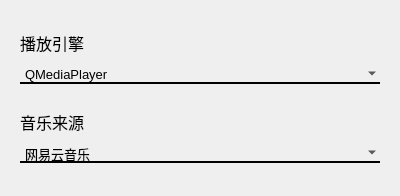
<?xml version="1.0" encoding="UTF-8"?>
<ui version="4.0">
 <class>Settings</class>
 <widget class="QWidget" name="Settings">
  <property name="geometry">
   <rect>
    <x>0</x>
    <y>0</y>
    <width>400</width>
    <height>196</height>
   </rect>
  </property>
  <property name="maximumSize">
   <size>
    <width>16777215</width>
    <height>16777215</height>
   </size>
  </property>
  <property name="windowTitle">
   <string>Form</string>
  </property>
  <property name="styleSheet">
   <string notr="true">QComboBox {
    border-bottom: 1.5px solid #010101;   /* 边框 */
    background: transparent;
}

*{
border-radius:none;
}</string>
  </property>
  <layout class="QVBoxLayout" name="verticalLayout">
   <item>
    <layout class="QVBoxLayout" name="verticalLayout_2">
     <property name="spacing">
      <number>10</number>
     </property>
     <property name="leftMargin">
      <number>9</number>
     </property>
     <property name="rightMargin">
      <number>9</number>
     </property>
     <item>
      <widget class="QLabel" name="label">
       <property name="sizePolicy">
        <sizepolicy hsizetype="Preferred" vsizetype="Fixed">
         <horstretch>0</horstretch>
         <verstretch>0</verstretch>
        </sizepolicy>
       </property>
       <property name="font">
        <font>
         <pointsize>12</pointsize>
        </font>
       </property>
       <property name="text">
        <string>播放引擎</string>
       </property>
      </widget>
     </item>
     <item>
      <widget class="QComboBox" name="engineSel">
       <property name="font">
        <font>
         <pointsize>10</pointsize>
        </font>
       </property>
       <property name="styleSheet">
        <string notr="true"/>
       </property>
       <item>
        <property name="text">
         <string>QMediaPlayer</string>
        </property>
       </item>
       <item>
        <property name="text">
         <string>Win32API PlaySound</string>
        </property>
       </item>
      </widget>
     </item>
    </layout>
   </item>
   <item>
    <layout class="QVBoxLayout" name="verticalLayout_3">
     <property name="spacing">
      <number>10</number>
     </property>
     <property name="leftMargin">
      <number>9</number>
     </property>
     <property name="rightMargin">
      <number>9</number>
     </property>
     <item>
      <widget class="QLabel" name="label_2">
       <property name="sizePolicy">
        <sizepolicy hsizetype="Preferred" vsizetype="Fixed">
         <horstretch>0</horstretch>
         <verstretch>0</verstretch>
        </sizepolicy>
       </property>
       <property name="font">
        <font>
         <pointsize>12</pointsize>
        </font>
       </property>
       <property name="text">
        <string>音乐来源</string>
       </property>
      </widget>
     </item>
     <item>
      <widget class="QComboBox" name="channelSel">
       <property name="font">
        <font>
         <pointsize>10</pointsize>
        </font>
       </property>
       <property name="styleSheet">
        <string notr="true"/>
       </property>
       <item>
        <property name="text">
         <string>网易云音乐</string>
        </property>
       </item>
       <item>
        <property name="text">
         <string>酷狗音乐</string>
        </property>
       </item>
      </widget>
     </item>
    </layout>
   </item>
  </layout>
 </widget>
 <resources/>
 <connections/>
</ui>
